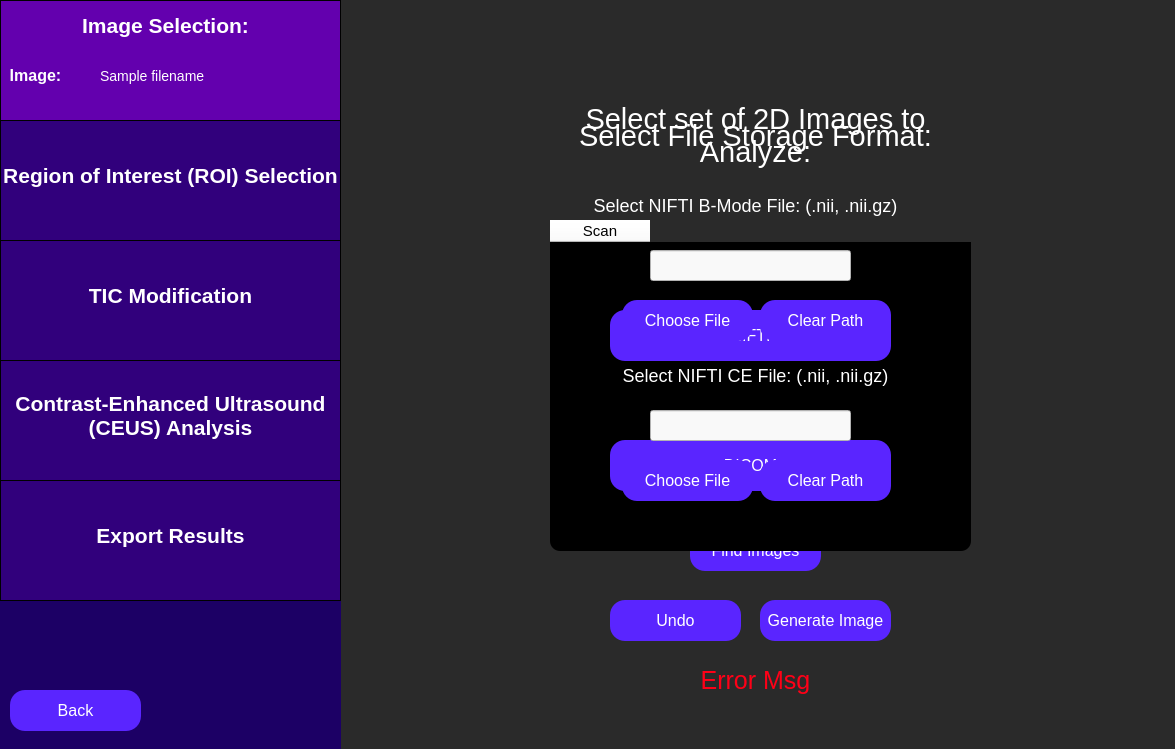
<?xml version="1.0" encoding="UTF-8"?>
<ui version="4.0">
 <class>selectImage</class>
 <widget class="QWidget" name="selectImage">
  <property name="geometry">
   <rect>
    <x>0</x>
    <y>0</y>
    <width>1175</width>
    <height>749</height>
   </rect>
  </property>
  <property name="windowTitle">
   <string>Select Ultrasound Image</string>
  </property>
  <property name="styleSheet">
   <string notr="true">QWidget {
	background: rgb(42, 42, 42);
}</string>
  </property>
  <widget class="QLabel" name="selectDataLabel">
   <property name="geometry">
    <rect>
     <x>540</x>
     <y>70</y>
     <width>431</width>
     <height>131</height>
    </rect>
   </property>
   <property name="styleSheet">
    <string notr="true">QLabel {
	font-size: 29px;
	color: rgb(255, 255, 255);
	background-color: rgba(255, 255, 255, 0);
}</string>
   </property>
   <property name="text">
    <string>Select set of 2D Images to Analyze:</string>
   </property>
   <property name="textFormat">
    <enum>Qt::AutoText</enum>
   </property>
   <property name="scaledContents">
    <bool>false</bool>
   </property>
   <property name="alignment">
    <set>Qt::AlignCenter</set>
   </property>
   <property name="wordWrap">
    <bool>true</bool>
   </property>
  </widget>
  <widget class="QPushButton" name="chooseSpreadsheetFileButton">
   <property name="geometry">
    <rect>
     <x>622</x>
     <y>380</y>
     <width>131</width>
     <height>41</height>
    </rect>
   </property>
   <property name="styleSheet">
    <string notr="true">QPushButton {
	color: white;
	font-size: 16px;
	background: rgb(90, 37, 255);
	border-radius: 15px;
}</string>
   </property>
   <property name="text">
    <string>Choose File</string>
   </property>
  </widget>
  <widget class="QLineEdit" name="spreadsheetPath">
   <property name="geometry">
    <rect>
     <x>650</x>
     <y>330</y>
     <width>201</width>
     <height>31</height>
    </rect>
   </property>
   <property name="styleSheet">
    <string notr="true">QLineEdit {
	background-color: rgb(249, 249, 249);
	color: black;
}</string>
   </property>
  </widget>
  <widget class="QPushButton" name="clearSpreadsheetFileButton">
   <property name="geometry">
    <rect>
     <x>760</x>
     <y>380</y>
     <width>131</width>
     <height>41</height>
    </rect>
   </property>
   <property name="styleSheet">
    <string notr="true">QPushButton {
	color: white;
	font-size: 16px;
	background: rgb(90, 37, 255);
	border-radius: 15px;
}</string>
   </property>
   <property name="text">
    <string>Clear Path</string>
   </property>
  </widget>
  <widget class="QPushButton" name="generateImageButton">
   <property name="geometry">
    <rect>
     <x>760</x>
     <y>600</y>
     <width>131</width>
     <height>41</height>
    </rect>
   </property>
   <property name="styleSheet">
    <string notr="true">QPushButton {
	color: white;
	font-size: 16px;
	background: rgb(90, 37, 255);
	border-radius: 15px;
}</string>
   </property>
   <property name="text">
    <string>Generate Image</string>
   </property>
  </widget>
  <widget class="QLabel" name="selectImageErrorMsg">
   <property name="geometry">
    <rect>
     <x>700</x>
     <y>660</y>
     <width>111</width>
     <height>41</height>
    </rect>
   </property>
   <property name="styleSheet">
    <string notr="true">QLabel {
	color: rgb(255, 0, 23);
	font-size: 25px;
	background-color: rgba(255, 255, 255, 0);
}</string>
   </property>
   <property name="text">
    <string>Error Msg</string>
   </property>
   <property name="alignment">
    <set>Qt::AlignCenter</set>
   </property>
  </widget>
  <widget class="QLabel" name="selectSpreadsheeetLabel">
   <property name="geometry">
    <rect>
     <x>610</x>
     <y>250</y>
     <width>271</width>
     <height>51</height>
    </rect>
   </property>
   <property name="styleSheet">
    <string notr="true">QLabel {
	font-size: 18px;
	color: rgb(255, 255, 255);
	background-color: rgba(255, 255, 255, 0);
}</string>
   </property>
   <property name="text">
    <string>Select Excel Spreadsheet: (.xlsx)</string>
   </property>
   <property name="alignment">
    <set>Qt::AlignCenter</set>
   </property>
   <property name="textInteractionFlags">
    <set>Qt::NoTextInteraction</set>
   </property>
  </widget>
  <widget class="QWidget" name="sidebar" native="true">
   <property name="geometry">
    <rect>
     <x>0</x>
     <y>0</y>
     <width>341</width>
     <height>751</height>
    </rect>
   </property>
   <property name="toolTip">
    <string>&lt;html&gt;&lt;head/&gt;&lt;body&gt;&lt;p&gt;&lt;br/&gt;&lt;/p&gt;&lt;/body&gt;&lt;/html&gt;</string>
   </property>
   <property name="styleSheet">
    <string notr="true">QWidget {
	background-color: rgb(28, 0, 101);
}</string>
   </property>
   <widget class="QFrame" name="imageSelectionSidebar">
    <property name="geometry">
     <rect>
      <x>0</x>
      <y>0</y>
      <width>341</width>
      <height>121</height>
     </rect>
    </property>
    <property name="styleSheet">
     <string notr="true">QFrame {
	background-color: rgb(99, 0, 174);
	border: 1px solid black;
}</string>
    </property>
    <property name="frameShape">
     <enum>QFrame::StyledPanel</enum>
    </property>
    <property name="frameShadow">
     <enum>QFrame::Raised</enum>
    </property>
    <widget class="QLabel" name="imageSelectionLabelSidebar">
     <property name="geometry">
      <rect>
       <x>70</x>
       <y>0</y>
       <width>191</width>
       <height>51</height>
      </rect>
     </property>
     <property name="styleSheet">
      <string notr="true">QLabel {
	font-size: 21px;
	color: rgb(255, 255, 255);
	background-color: rgba(255, 255, 255, 0);
	border: 0px;
	font-weight: bold;
}</string>
     </property>
     <property name="text">
      <string>Image Selection:</string>
     </property>
     <property name="alignment">
      <set>Qt::AlignCenter</set>
     </property>
    </widget>
    <widget class="QLabel" name="imageLabel">
     <property name="geometry">
      <rect>
       <x>-60</x>
       <y>50</y>
       <width>191</width>
       <height>51</height>
      </rect>
     </property>
     <property name="styleSheet">
      <string notr="true">QLabel {
	font-size: 16px;
	color: rgb(255, 255, 255);
	background-color: rgba(255, 255, 255, 0);
	border: 0px;
	font-weight: bold;
}</string>
     </property>
     <property name="text">
      <string>Image:</string>
     </property>
     <property name="alignment">
      <set>Qt::AlignCenter</set>
     </property>
    </widget>
    <widget class="QLabel" name="imageFilenameDisplay">
     <property name="geometry">
      <rect>
       <x>100</x>
       <y>50</y>
       <width>241</width>
       <height>51</height>
      </rect>
     </property>
     <property name="styleSheet">
      <string notr="true">QLabel {
	font-size: 14px;
	color: rgb(255, 255, 255);
	background-color: rgba(255, 255, 255, 0);
	border: 0px;
}</string>
     </property>
     <property name="text">
      <string>Sample filename </string>
     </property>
     <property name="alignment">
      <set>Qt::AlignLeading|Qt::AlignLeft|Qt::AlignVCenter</set>
     </property>
    </widget>
   </widget>
   <widget class="QFrame" name="roiSidebar">
    <property name="geometry">
     <rect>
      <x>0</x>
      <y>120</y>
      <width>341</width>
      <height>121</height>
     </rect>
    </property>
    <property name="styleSheet">
     <string notr="true">QFrame {
	background-color: rgb(49, 0, 124);
	border: 1px solid black;
}</string>
    </property>
    <property name="frameShape">
     <enum>QFrame::StyledPanel</enum>
    </property>
    <property name="frameShadow">
     <enum>QFrame::Raised</enum>
    </property>
    <widget class="QLabel" name="roiSidebarLabel">
     <property name="geometry">
      <rect>
       <x>0</x>
       <y>30</y>
       <width>341</width>
       <height>51</height>
      </rect>
     </property>
     <property name="styleSheet">
      <string notr="true">QLabel {
	font-size: 21px;
	color: rgb(255, 255, 255);
	background-color: rgba(255, 255, 255, 0);
	border: 0px;
	font-weight: bold;
}</string>
     </property>
     <property name="text">
      <string>Region of Interest (ROI) Selection</string>
     </property>
     <property name="alignment">
      <set>Qt::AlignCenter</set>
     </property>
    </widget>
   </widget>
   <widget class="QFrame" name="rfAnalysisSidebar">
    <property name="geometry">
     <rect>
      <x>0</x>
      <y>480</y>
      <width>341</width>
      <height>121</height>
     </rect>
    </property>
    <property name="styleSheet">
     <string notr="true">QFrame {
	background-color:  rgb(49, 0, 124);
	border: 1px solid black;
}</string>
    </property>
    <property name="frameShape">
     <enum>QFrame::StyledPanel</enum>
    </property>
    <property name="frameShadow">
     <enum>QFrame::Raised</enum>
    </property>
    <widget class="QLabel" name="rfAnalysisLabel">
     <property name="geometry">
      <rect>
       <x>0</x>
       <y>30</y>
       <width>341</width>
       <height>51</height>
      </rect>
     </property>
     <property name="styleSheet">
      <string notr="true">QLabel {
	font-size: 21px;
	color: rgb(255, 255, 255);
	background-color: rgba(255, 255, 255, 0);
	border: 0px;
	font-weight: bold;
}</string>
     </property>
     <property name="text">
      <string>Export Results</string>
     </property>
     <property name="alignment">
      <set>Qt::AlignCenter</set>
     </property>
    </widget>
   </widget>
   <widget class="QFrame" name="ticAnalysisSidebar">
    <property name="geometry">
     <rect>
      <x>0</x>
      <y>360</y>
      <width>341</width>
      <height>121</height>
     </rect>
    </property>
    <property name="styleSheet">
     <string notr="true">QFrame {
	background-color:  rgb(49, 0, 124);
	border: 1px solid black;
}</string>
    </property>
    <property name="frameShape">
     <enum>QFrame::StyledPanel</enum>
    </property>
    <property name="frameShadow">
     <enum>QFrame::Raised</enum>
    </property>
    <widget class="QLabel" name="ticAnalysisLabel">
     <property name="geometry">
      <rect>
       <x>0</x>
       <y>30</y>
       <width>341</width>
       <height>51</height>
      </rect>
     </property>
     <property name="styleSheet">
      <string notr="true">QLabel {
	font-size: 21px;
	color: rgb(255, 255, 255);
	background-color: rgba(255, 255, 255, 0);
	border: 0px;
	font-weight: bold;
}</string>
     </property>
     <property name="text">
      <string>Contrast-Enhanced Ultrasound
(CEUS) Analysis</string>
     </property>
     <property name="alignment">
      <set>Qt::AlignCenter</set>
     </property>
    </widget>
   </widget>
  </widget>
  <widget class="QFrame" name="analysisParamsSidebar">
   <property name="geometry">
    <rect>
     <x>0</x>
     <y>240</y>
     <width>341</width>
     <height>121</height>
    </rect>
   </property>
   <property name="styleSheet">
    <string notr="true">QFrame {
	background-color: rgb(49, 0, 124);
	border: 1px solid black;
}</string>
   </property>
   <property name="frameShape">
    <enum>QFrame::StyledPanel</enum>
   </property>
   <property name="frameShadow">
    <enum>QFrame::Raised</enum>
   </property>
   <widget class="QLabel" name="analysisParamsLabel">
    <property name="geometry">
     <rect>
      <x>0</x>
      <y>30</y>
      <width>341</width>
      <height>51</height>
     </rect>
    </property>
    <property name="styleSheet">
     <string notr="true">QLabel {
	font-size: 21px;
	color: rgb(255, 255, 255);
	background-color: rgba(255, 255, 255, 0);
	border: 0px;
	font-weight:bold;
}</string>
    </property>
    <property name="text">
     <string>TIC Modification</string>
    </property>
    <property name="alignment">
     <set>Qt::AlignCenter</set>
    </property>
   </widget>
  </widget>
  <widget class="QPushButton" name="backButton">
   <property name="geometry">
    <rect>
     <x>10</x>
     <y>690</y>
     <width>131</width>
     <height>41</height>
    </rect>
   </property>
   <property name="styleSheet">
    <string notr="true">QPushButton {
	color: white;
	font-size: 16px;
	background: rgb(90, 37, 255);
	border-radius: 15px;
}</string>
   </property>
   <property name="text">
    <string>Back</string>
   </property>
  </widget>
  <widget class="QPushButton" name="findImagesButton">
   <property name="geometry">
    <rect>
     <x>690</x>
     <y>530</y>
     <width>131</width>
     <height>41</height>
    </rect>
   </property>
   <property name="styleSheet">
    <string notr="true">QPushButton {
	color: white;
	font-size: 16px;
	background: rgb(90, 37, 255);
	border-radius: 15px;
}</string>
   </property>
   <property name="text">
    <string>Find Images</string>
   </property>
  </widget>
  <widget class="QPushButton" name="undoSpreadsheetButton">
   <property name="geometry">
    <rect>
     <x>610</x>
     <y>600</y>
     <width>131</width>
     <height>41</height>
    </rect>
   </property>
   <property name="styleSheet">
    <string notr="true">QPushButton {
	color: white;
	font-size: 16px;
	background: rgb(90, 37, 255);
	border-radius: 15px;
}</string>
   </property>
   <property name="text">
    <string>Undo</string>
   </property>
  </widget>
  <widget class="QTableWidget" name="imagesScrollArea">
   <property name="geometry">
    <rect>
     <x>550</x>
     <y>220</y>
     <width>421</width>
     <height>331</height>
    </rect>
   </property>
   <property name="styleSheet">
    <string notr="true"> QTableWidget {
        background-color: black; 
        border-radius: 10px;
}

QHeaderView::section{
	Background-color:white;
	font-size: 15px;
}

QTableWidget::item {
        color: black;                    
        background-color: grey;
    }

    QTableWidget::item:selected {
        background-color: blue;
        color: white;
    }</string>
   </property>
   <property name="rowCount">
    <number>0</number>
   </property>
   <property name="columnCount">
    <number>1</number>
   </property>
   <attribute name="horizontalHeaderCascadingSectionResizes">
    <bool>false</bool>
   </attribute>
   <column>
    <property name="text">
     <string>Scan</string>
    </property>
   </column>
  </widget>
  <widget class="QLabel" name="selectFormatLabel">
   <property name="geometry">
    <rect>
     <x>540</x>
     <y>70</y>
     <width>431</width>
     <height>131</height>
    </rect>
   </property>
   <property name="styleSheet">
    <string notr="true">QLabel {
	font-size: 29px;
	color: rgb(255, 255, 255);
	background-color: rgba(255, 255, 255, 0);
}</string>
   </property>
   <property name="text">
    <string>Select File Storage Format:</string>
   </property>
   <property name="textFormat">
    <enum>Qt::AutoText</enum>
   </property>
   <property name="scaledContents">
    <bool>false</bool>
   </property>
   <property name="alignment">
    <set>Qt::AlignCenter</set>
   </property>
   <property name="wordWrap">
    <bool>true</bool>
   </property>
  </widget>
  <widget class="QPushButton" name="niftiButton">
   <property name="geometry">
    <rect>
     <x>610</x>
     <y>310</y>
     <width>281</width>
     <height>51</height>
    </rect>
   </property>
   <property name="styleSheet">
    <string notr="true">QPushButton {
	color: white;
	font-size: 16px;
	background: rgb(90, 37, 255);
	border-radius: 15px;
}</string>
   </property>
   <property name="text">
    <string>NIFTI</string>
   </property>
  </widget>
  <widget class="QPushButton" name="dicomButton">
   <property name="geometry">
    <rect>
     <x>610</x>
     <y>440</y>
     <width>281</width>
     <height>51</height>
    </rect>
   </property>
   <property name="styleSheet">
    <string notr="true">QPushButton {
	color: white;
	font-size: 16px;
	background: rgb(90, 37, 255);
	border-radius: 15px;
}</string>
   </property>
   <property name="text">
    <string>DICOM</string>
   </property>
  </widget>
  <widget class="QLabel" name="selectNiftiBmodeLabel">
   <property name="geometry">
    <rect>
     <x>590</x>
     <y>180</y>
     <width>311</width>
     <height>51</height>
    </rect>
   </property>
   <property name="styleSheet">
    <string notr="true">QLabel {
	font-size: 18px;
	color: rgb(255, 255, 255);
	background-color: rgba(255, 255, 255, 0);
}</string>
   </property>
   <property name="text">
    <string>Select NIFTI B-Mode File: (.nii, .nii.gz)</string>
   </property>
   <property name="alignment">
    <set>Qt::AlignCenter</set>
   </property>
   <property name="textInteractionFlags">
    <set>Qt::NoTextInteraction</set>
   </property>
  </widget>
  <widget class="QLineEdit" name="niftiBmodeInput">
   <property name="geometry">
    <rect>
     <x>650</x>
     <y>250</y>
     <width>201</width>
     <height>31</height>
    </rect>
   </property>
   <property name="styleSheet">
    <string notr="true">QLineEdit {
	background-color: rgb(249, 249, 249);
	color: black;
}</string>
   </property>
  </widget>
  <widget class="QPushButton" name="chooseNiftiBmodeButton">
   <property name="geometry">
    <rect>
     <x>622</x>
     <y>300</y>
     <width>131</width>
     <height>41</height>
    </rect>
   </property>
   <property name="styleSheet">
    <string notr="true">QPushButton {
	color: white;
	font-size: 16px;
	background: rgb(90, 37, 255);
	border-radius: 15px;
}</string>
   </property>
   <property name="text">
    <string>Choose File</string>
   </property>
  </widget>
  <widget class="QPushButton" name="clearNiftiBmodeButton">
   <property name="geometry">
    <rect>
     <x>760</x>
     <y>300</y>
     <width>131</width>
     <height>41</height>
    </rect>
   </property>
   <property name="styleSheet">
    <string notr="true">QPushButton {
	color: white;
	font-size: 16px;
	background: rgb(90, 37, 255);
	border-radius: 15px;
}</string>
   </property>
   <property name="text">
    <string>Clear Path</string>
   </property>
  </widget>
  <widget class="QLineEdit" name="niftiCeInput">
   <property name="geometry">
    <rect>
     <x>650</x>
     <y>410</y>
     <width>201</width>
     <height>31</height>
    </rect>
   </property>
   <property name="styleSheet">
    <string notr="true">QLineEdit {
	background-color: rgb(249, 249, 249);
	color: black;
}</string>
   </property>
  </widget>
  <widget class="QPushButton" name="chooseNiftiCeButton">
   <property name="geometry">
    <rect>
     <x>622</x>
     <y>460</y>
     <width>131</width>
     <height>41</height>
    </rect>
   </property>
   <property name="styleSheet">
    <string notr="true">QPushButton {
	color: white;
	font-size: 16px;
	background: rgb(90, 37, 255);
	border-radius: 15px;
}</string>
   </property>
   <property name="text">
    <string>Choose File</string>
   </property>
  </widget>
  <widget class="QPushButton" name="clearNiftiCeButton">
   <property name="geometry">
    <rect>
     <x>760</x>
     <y>460</y>
     <width>131</width>
     <height>41</height>
    </rect>
   </property>
   <property name="styleSheet">
    <string notr="true">QPushButton {
	color: white;
	font-size: 16px;
	background: rgb(90, 37, 255);
	border-radius: 15px;
}</string>
   </property>
   <property name="text">
    <string>Clear Path</string>
   </property>
  </widget>
  <widget class="QLabel" name="selectNiftiCeLabel">
   <property name="geometry">
    <rect>
     <x>600</x>
     <y>350</y>
     <width>311</width>
     <height>51</height>
    </rect>
   </property>
   <property name="styleSheet">
    <string notr="true">QLabel {
	font-size: 18px;
	color: rgb(255, 255, 255);
	background-color: rgba(255, 255, 255, 0);
}</string>
   </property>
   <property name="text">
    <string>Select NIFTI CE File: (.nii, .nii.gz)</string>
   </property>
   <property name="alignment">
    <set>Qt::AlignCenter</set>
   </property>
   <property name="textInteractionFlags">
    <set>Qt::NoTextInteraction</set>
   </property>
  </widget>
 </widget>
 <resources/>
 <connections/>
</ui>
